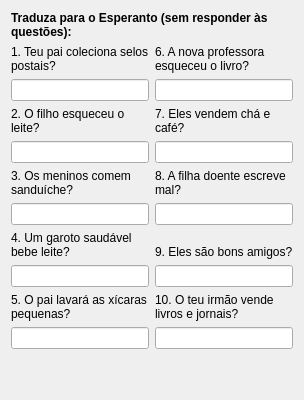
     <widget class="QWidget" name="Sendas1_Lec05">
      <attribute name="icon">
       <iconset resource="ikonoj.qrc">
        <normaloff>:/ikonoj/sendas_24.png</normaloff>:/ikonoj/sendas_24.png</iconset>
      </attribute>
      <attribute name="title">
       <string>13</string>
      </attribute>
      <layout class="QVBoxLayout" name="verticalLayout_6" stretch="0,2,1">
       <item>
        <widget class="titolo" name="Lec05_Label8">
         <property name="maximumSize">
          <size>
           <width>16777215</width>
           <height>30</height>
          </size>
         </property>
         <property name="font">
          <font>
           <weight>75</weight>
           <bold>true</bold>
          </font>
         </property>
         <property name="text">
          <string>Traduza para o Esperanto (sem responder às questões):</string>
         </property>
         <property name="wordWrap">
          <bool>true</bool>
         </property>
        </widget>
       </item>
       <item>
        <layout class="QHBoxLayout" name="horizontalLayout_363">
         <item>
          <layout class="QVBoxLayout" name="verticalLayout_172">
           <item>
            <layout class="QVBoxLayout" name="verticalLayout_173">
             <item>
              <widget class="QLabel" name="Lec05_Label464">
               <property name="text">
                <string>1. Teu pai coleciona selos postais?</string>
               </property>
               <property name="alignment">
                <set>Qt::AlignBottom|Qt::AlignLeading|Qt::AlignLeft</set>
               </property>
               <property name="wordWrap">
                <bool>true</bool>
               </property>
               <property name="buddy">
                <cstring>lineEdit_43</cstring>
               </property>
              </widget>
             </item>
             <item>
              <widget class="cx_edit" name="lineEdit_43"/>
             </item>
            </layout>
           </item>
           <item>
            <layout class="QVBoxLayout" name="verticalLayout_174">
             <item>
              <widget class="QLabel" name="Lec05_Label465">
               <property name="text">
                <string>2. O filho esqueceu o leite?</string>
               </property>
               <property name="alignment">
                <set>Qt::AlignBottom|Qt::AlignLeading|Qt::AlignLeft</set>
               </property>
               <property name="wordWrap">
                <bool>true</bool>
               </property>
               <property name="buddy">
                <cstring>lineEdit_44</cstring>
               </property>
              </widget>
             </item>
             <item>
              <widget class="cx_edit" name="lineEdit_44"/>
             </item>
            </layout>
           </item>
           <item>
            <layout class="QVBoxLayout" name="verticalLayout_175">
             <item>
              <widget class="QLabel" name="Lec05_Label466">
               <property name="text">
                <string>3. Os meninos comem sanduíche?</string>
               </property>
               <property name="alignment">
                <set>Qt::AlignBottom|Qt::AlignLeading|Qt::AlignLeft</set>
               </property>
               <property name="wordWrap">
                <bool>true</bool>
               </property>
               <property name="buddy">
                <cstring>lineEdit_45</cstring>
               </property>
              </widget>
             </item>
             <item>
              <widget class="cx_edit" name="lineEdit_45"/>
             </item>
            </layout>
           </item>
           <item>
            <layout class="QVBoxLayout" name="verticalLayout_176">
             <item>
              <widget class="QLabel" name="Lec05_Label467">
               <property name="text">
                <string>4. Um garoto saudável bebe leite?</string>
               </property>
               <property name="alignment">
                <set>Qt::AlignBottom|Qt::AlignLeading|Qt::AlignLeft</set>
               </property>
               <property name="wordWrap">
                <bool>true</bool>
               </property>
               <property name="buddy">
                <cstring>lineEdit_46</cstring>
               </property>
              </widget>
             </item>
             <item>
              <widget class="cx_edit" name="lineEdit_46"/>
             </item>
            </layout>
           </item>
           <item>
            <layout class="QVBoxLayout" name="verticalLayout_177">
             <item>
              <widget class="QLabel" name="Lec05_Label468">
               <property name="text">
                <string>5. O pai lavará as xícaras pequenas?</string>
               </property>
               <property name="alignment">
                <set>Qt::AlignBottom|Qt::AlignLeading|Qt::AlignLeft</set>
               </property>
               <property name="wordWrap">
                <bool>true</bool>
               </property>
               <property name="buddy">
                <cstring>lineEdit_47</cstring>
               </property>
              </widget>
             </item>
             <item>
              <widget class="cx_edit" name="lineEdit_47"/>
             </item>
            </layout>
           </item>
          </layout>
         </item>
         <item>
          <layout class="QVBoxLayout" name="verticalLayout_178">
           <item>
            <layout class="QVBoxLayout" name="verticalLayout_179">
             <item>
              <widget class="QLabel" name="Lec05_Label470">
               <property name="text">
                <string>6. A nova professora esqueceu o livro?</string>
               </property>
               <property name="alignment">
                <set>Qt::AlignBottom|Qt::AlignLeading|Qt::AlignLeft</set>
               </property>
               <property name="wordWrap">
                <bool>true</bool>
               </property>
               <property name="buddy">
                <cstring>lineEdit_48</cstring>
               </property>
              </widget>
             </item>
             <item>
              <widget class="cx_edit" name="lineEdit_48"/>
             </item>
            </layout>
           </item>
           <item>
            <layout class="QVBoxLayout" name="verticalLayout_180">
             <item>
              <widget class="QLabel" name="Lec05_Label471">
               <property name="text">
                <string>7. Eles vendem chá e café?</string>
               </property>
               <property name="alignment">
                <set>Qt::AlignBottom|Qt::AlignLeading|Qt::AlignLeft</set>
               </property>
               <property name="wordWrap">
                <bool>true</bool>
               </property>
               <property name="buddy">
                <cstring>lineEdit_49</cstring>
               </property>
              </widget>
             </item>
             <item>
              <widget class="cx_edit" name="lineEdit_49"/>
             </item>
            </layout>
           </item>
           <item>
            <layout class="QVBoxLayout" name="verticalLayout_181">
             <item>
              <widget class="QLabel" name="Lec05_Label472">
               <property name="text">
                <string>8. A filha doente escreve mal?</string>
               </property>
               <property name="alignment">
                <set>Qt::AlignBottom|Qt::AlignLeading|Qt::AlignLeft</set>
               </property>
               <property name="wordWrap">
                <bool>true</bool>
               </property>
               <property name="buddy">
                <cstring>lineEdit_50</cstring>
               </property>
              </widget>
             </item>
             <item>
              <widget class="cx_edit" name="lineEdit_50"/>
             </item>
            </layout>
           </item>
           <item>
            <layout class="QVBoxLayout" name="verticalLayout_182">
             <item>
              <widget class="QLabel" name="Lec05_Label473">
               <property name="text">
                <string>9. Eles são bons amigos?</string>
               </property>
               <property name="alignment">
                <set>Qt::AlignBottom|Qt::AlignLeading|Qt::AlignLeft</set>
               </property>
               <property name="wordWrap">
                <bool>true</bool>
               </property>
               <property name="buddy">
                <cstring>lineEdit_51</cstring>
               </property>
              </widget>
             </item>
             <item>
              <widget class="cx_edit" name="lineEdit_51"/>
             </item>
            </layout>
           </item>
           <item>
            <layout class="QVBoxLayout" name="verticalLayout_183">
             <item>
              <widget class="QLabel" name="Lec05_Label474">
               <property name="text">
                <string>10. O teu irmão vende livros e jornais?</string>
               </property>
               <property name="alignment">
                <set>Qt::AlignBottom|Qt::AlignLeading|Qt::AlignLeft</set>
               </property>
               <property name="wordWrap">
                <bool>true</bool>
               </property>
               <property name="buddy">
                <cstring>lineEdit_52</cstring>
               </property>
              </widget>
             </item>
             <item>
              <widget class="cx_edit" name="lineEdit_52"/>
             </item>
            </layout>
           </item>
          </layout>
         </item>
        </layout>
       </item>
       <item>
        <spacer name="verticalSpacer_6">
         <property name="orientation">
          <enum>Qt::Vertical</enum>
         </property>
         <property name="sizeHint" stdset="0">
          <size>
           <width>20</width>
           <height>40</height>
          </size>
         </property>
        </spacer>
       </item>
      </layout>
     </widget>
